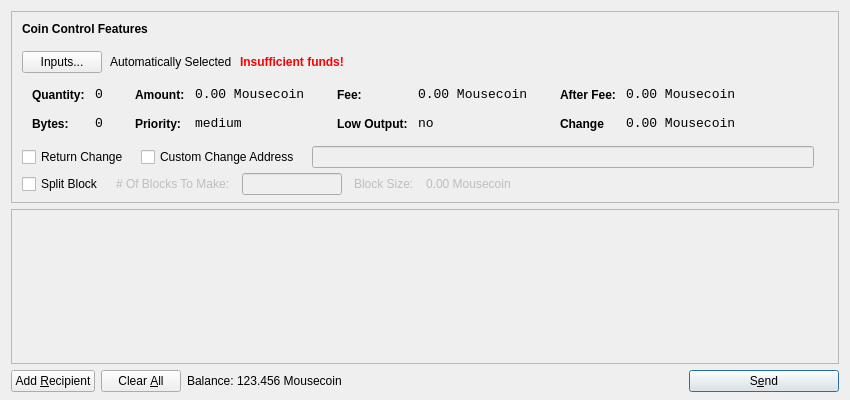
<?xml version="1.0" encoding="UTF-8"?>
<ui version="4.0">
 <class>SendCoinsDialog</class>
 <widget class="QDialog" name="SendCoinsDialog">
  <property name="geometry">
   <rect>
    <x>0</x>
    <y>0</y>
    <width>850</width>
    <height>400</height>
   </rect>
  </property>
  <property name="windowTitle">
   <string>Send Coins</string>
  </property>
  <layout class="QVBoxLayout" name="verticalLayout" stretch="0,1,0">
   <property name="bottomMargin">
    <number>8</number>
   </property>
   <item>
    <widget class="QFrame" name="frameCoinControl">
     <property name="sizePolicy">
      <sizepolicy hsizetype="Expanding" vsizetype="Expanding">
       <horstretch>0</horstretch>
       <verstretch>0</verstretch>
      </sizepolicy>
     </property>
     <property name="maximumSize">
      <size>
       <width>16777215</width>
       <height>16777215</height>
      </size>
     </property>
     <property name="frameShape">
      <enum>QFrame::StyledPanel</enum>
     </property>
     <property name="frameShadow">
      <enum>QFrame::Sunken</enum>
     </property>
     <layout class="QVBoxLayout" name="verticalLayoutCoinControl2">
      <property name="spacing">
       <number>6</number>
      </property>
      <property name="leftMargin">
       <number>0</number>
      </property>
      <property name="topMargin">
       <number>0</number>
      </property>
      <property name="rightMargin">
       <number>0</number>
      </property>
      <property name="bottomMargin">
       <number>6</number>
      </property>
      <item>
       <layout class="QVBoxLayout" name="verticalLayoutCoinControl" stretch="0,0,0,0,1">
        <property name="spacing">
         <number>0</number>
        </property>
        <property name="leftMargin">
         <number>10</number>
        </property>
        <property name="topMargin">
         <number>10</number>
        </property>
        <item>
         <layout class="QHBoxLayout" name="horizontalLayoutCoinControl1">
          <property name="bottomMargin">
           <number>15</number>
          </property>
          <item>
           <widget class="QLabel" name="labelCoinControlFeatures">
            <property name="sizePolicy">
             <sizepolicy hsizetype="Preferred" vsizetype="Maximum">
              <horstretch>0</horstretch>
              <verstretch>0</verstretch>
             </sizepolicy>
            </property>
            <property name="font">
             <font>
              <weight>75</weight>
              <bold>true</bold>
             </font>
            </property>
            <property name="styleSheet">
             <string notr="true">font-weight:bold;</string>
            </property>
            <property name="text">
             <string>Coin Control Features</string>
            </property>
           </widget>
          </item>
         </layout>
        </item>
        <item>
         <layout class="QHBoxLayout" name="horizontalLayoutCoinControl2" stretch="0,0,0,0">
          <property name="spacing">
           <number>8</number>
          </property>
          <property name="bottomMargin">
           <number>10</number>
          </property>
          <item>
           <widget class="QPushButton" name="pushButtonCoinControl">
            <property name="styleSheet">
             <string notr="true"/>
            </property>
            <property name="text">
             <string>Inputs...</string>
            </property>
           </widget>
          </item>
          <item>
           <widget class="QLabel" name="labelCoinControlAutomaticallySelected">
            <property name="text">
             <string>Automatically Selected</string>
            </property>
            <property name="margin">
             <number>5</number>
            </property>
           </widget>
          </item>
          <item>
           <widget class="QLabel" name="labelCoinControlInsuffFunds">
            <property name="font">
             <font>
              <weight>75</weight>
              <bold>true</bold>
             </font>
            </property>
            <property name="styleSheet">
             <string notr="true">color:red;font-weight:bold;</string>
            </property>
            <property name="text">
             <string>Insufficient funds!</string>
            </property>
            <property name="margin">
             <number>5</number>
            </property>
           </widget>
          </item>
          <item>
           <spacer name="horizontalSpacerCoinControl">
            <property name="orientation">
             <enum>Qt::Horizontal</enum>
            </property>
            <property name="sizeHint" stdset="0">
             <size>
              <width>40</width>
              <height>1</height>
             </size>
            </property>
           </spacer>
          </item>
         </layout>
        </item>
        <item>
         <widget class="QWidget" name="widgetCoinControl" native="true">
          <property name="sizePolicy">
           <sizepolicy hsizetype="Preferred" vsizetype="Preferred">
            <horstretch>0</horstretch>
            <verstretch>0</verstretch>
           </sizepolicy>
          </property>
          <property name="minimumSize">
           <size>
            <width>0</width>
            <height>0</height>
           </size>
          </property>
          <property name="styleSheet">
           <string notr="true"/>
          </property>
          <layout class="QHBoxLayout" name="horizontalLayoutCoinControl5">
           <property name="margin">
            <number>0</number>
           </property>
           <item>
            <layout class="QHBoxLayout" name="horizontalLayoutCoinControl3" stretch="0,0,0,1">
             <property name="spacing">
              <number>20</number>
             </property>
             <property name="topMargin">
              <number>0</number>
             </property>
             <property name="bottomMargin">
              <number>10</number>
             </property>
             <item>
              <layout class="QFormLayout" name="formLayoutCoinControl1">
               <property name="horizontalSpacing">
                <number>10</number>
               </property>
               <property name="verticalSpacing">
                <number>14</number>
               </property>
               <property name="leftMargin">
                <number>10</number>
               </property>
               <property name="topMargin">
                <number>4</number>
               </property>
               <property name="rightMargin">
                <number>6</number>
               </property>
               <item row="0" column="0">
                <widget class="QLabel" name="labelCoinControlQuantityText">
                 <property name="styleSheet">
                  <string notr="true">font-weight:bold;</string>
                 </property>
                 <property name="text">
                  <string>Quantity:</string>
                 </property>
                 <property name="margin">
                  <number>0</number>
                 </property>
                </widget>
               </item>
               <item row="0" column="1">
                <widget class="QLabel" name="labelCoinControlQuantity">
                 <property name="font">
                  <font>
                   <family>Monospace</family>
                   <pointsize>10</pointsize>
                  </font>
                 </property>
                 <property name="cursor">
                  <cursorShape>IBeamCursor</cursorShape>
                 </property>
                 <property name="contextMenuPolicy">
                  <enum>Qt::ActionsContextMenu</enum>
                 </property>
                 <property name="text">
                  <string>0</string>
                 </property>
                 <property name="margin">
                  <number>0</number>
                 </property>
                 <property name="textInteractionFlags">
                  <set>Qt::LinksAccessibleByMouse|Qt::TextSelectableByKeyboard|Qt::TextSelectableByMouse</set>
                 </property>
                </widget>
               </item>
               <item row="1" column="0">
                <widget class="QLabel" name="labelCoinControlBytesText">
                 <property name="styleSheet">
                  <string notr="true">font-weight:bold;</string>
                 </property>
                 <property name="text">
                  <string>Bytes:</string>
                 </property>
                </widget>
               </item>
               <item row="1" column="1">
                <widget class="QLabel" name="labelCoinControlBytes">
                 <property name="font">
                  <font>
                   <family>Monospace</family>
                   <pointsize>10</pointsize>
                  </font>
                 </property>
                 <property name="cursor">
                  <cursorShape>IBeamCursor</cursorShape>
                 </property>
                 <property name="contextMenuPolicy">
                  <enum>Qt::ActionsContextMenu</enum>
                 </property>
                 <property name="text">
                  <string>0</string>
                 </property>
                 <property name="textInteractionFlags">
                  <set>Qt::LinksAccessibleByMouse|Qt::TextSelectableByKeyboard|Qt::TextSelectableByMouse</set>
                 </property>
                </widget>
               </item>
              </layout>
             </item>
             <item>
              <layout class="QFormLayout" name="formLayoutCoinControl2">
               <property name="horizontalSpacing">
                <number>10</number>
               </property>
               <property name="verticalSpacing">
                <number>14</number>
               </property>
               <property name="leftMargin">
                <number>6</number>
               </property>
               <property name="topMargin">
                <number>4</number>
               </property>
               <property name="rightMargin">
                <number>6</number>
               </property>
               <item row="0" column="0">
                <widget class="QLabel" name="labelCoinControlAmountText">
                 <property name="styleSheet">
                  <string notr="true">font-weight:bold;</string>
                 </property>
                 <property name="text">
                  <string>Amount:</string>
                 </property>
                 <property name="margin">
                  <number>0</number>
                 </property>
                </widget>
               </item>
               <item row="0" column="1">
                <widget class="QLabel" name="labelCoinControlAmount">
                 <property name="font">
                  <font>
                   <family>Monospace</family>
                   <pointsize>10</pointsize>
                  </font>
                 </property>
                 <property name="cursor">
                  <cursorShape>IBeamCursor</cursorShape>
                 </property>
                 <property name="contextMenuPolicy">
                  <enum>Qt::ActionsContextMenu</enum>
                 </property>
                 <property name="text">
                  <string>0.00 Mousecoin</string>
                 </property>
                 <property name="textInteractionFlags">
                  <set>Qt::LinksAccessibleByMouse|Qt::TextSelectableByKeyboard|Qt::TextSelectableByMouse</set>
                 </property>
                </widget>
               </item>
               <item row="1" column="0">
                <widget class="QLabel" name="labelCoinControlPriorityText">
                 <property name="styleSheet">
                  <string notr="true">font-weight:bold;</string>
                 </property>
                 <property name="text">
                  <string>Priority:</string>
                 </property>
                </widget>
               </item>
               <item row="1" column="1">
                <widget class="QLabel" name="labelCoinControlPriority">
                 <property name="font">
                  <font>
                   <family>Monospace</family>
                   <pointsize>10</pointsize>
                  </font>
                 </property>
                 <property name="cursor">
                  <cursorShape>IBeamCursor</cursorShape>
                 </property>
                 <property name="contextMenuPolicy">
                  <enum>Qt::ActionsContextMenu</enum>
                 </property>
                 <property name="text">
                  <string>medium</string>
                 </property>
                 <property name="textInteractionFlags">
                  <set>Qt::LinksAccessibleByMouse|Qt::TextSelectableByKeyboard|Qt::TextSelectableByMouse</set>
                 </property>
                </widget>
               </item>
              </layout>
             </item>
             <item>
              <layout class="QFormLayout" name="formLayoutCoinControl3">
               <property name="horizontalSpacing">
                <number>10</number>
               </property>
               <property name="verticalSpacing">
                <number>14</number>
               </property>
               <property name="leftMargin">
                <number>6</number>
               </property>
               <property name="topMargin">
                <number>4</number>
               </property>
               <property name="rightMargin">
                <number>6</number>
               </property>
               <item row="0" column="0">
                <widget class="QLabel" name="labelCoinControlFeeText">
                 <property name="styleSheet">
                  <string notr="true">font-weight:bold;</string>
                 </property>
                 <property name="text">
                  <string>Fee:</string>
                 </property>
                 <property name="margin">
                  <number>0</number>
                 </property>
                </widget>
               </item>
               <item row="0" column="1">
                <widget class="QLabel" name="labelCoinControlFee">
                 <property name="font">
                  <font>
                   <family>Monospace</family>
                   <pointsize>10</pointsize>
                  </font>
                 </property>
                 <property name="cursor">
                  <cursorShape>IBeamCursor</cursorShape>
                 </property>
                 <property name="contextMenuPolicy">
                  <enum>Qt::ActionsContextMenu</enum>
                 </property>
                 <property name="text">
                  <string>0.00 Mousecoin</string>
                 </property>
                 <property name="textInteractionFlags">
                  <set>Qt::LinksAccessibleByMouse|Qt::TextSelectableByKeyboard|Qt::TextSelectableByMouse</set>
                 </property>
                </widget>
               </item>
               <item row="1" column="0">
                <widget class="QLabel" name="labelCoinControlLowOutputText">
                 <property name="styleSheet">
                  <string notr="true">font-weight:bold;</string>
                 </property>
                 <property name="text">
                  <string>Low Output:</string>
                 </property>
                </widget>
               </item>
               <item row="1" column="1">
                <widget class="QLabel" name="labelCoinControlLowOutput">
                 <property name="font">
                  <font>
                   <family>Monospace</family>
                   <pointsize>10</pointsize>
                  </font>
                 </property>
                 <property name="cursor">
                  <cursorShape>IBeamCursor</cursorShape>
                 </property>
                 <property name="contextMenuPolicy">
                  <enum>Qt::ActionsContextMenu</enum>
                 </property>
                 <property name="text">
                  <string>no</string>
                 </property>
                 <property name="textInteractionFlags">
                  <set>Qt::LinksAccessibleByMouse|Qt::TextSelectableByKeyboard|Qt::TextSelectableByMouse</set>
                 </property>
                </widget>
               </item>
              </layout>
             </item>
             <item>
              <layout class="QFormLayout" name="formLayoutCoinControl4">
               <property name="fieldGrowthPolicy"> 
                 <enum>QFormLayout::AllNonFixedFieldsGrow</enum> 
                </property>			  
               <property name="horizontalSpacing">
                <number>10</number>
               </property>
               <property name="verticalSpacing">
                <number>14</number>
               </property>
               <property name="leftMargin">
                <number>6</number>
               </property>
               <property name="topMargin">
                <number>4</number>
               </property>
               <property name="rightMargin">
                <number>6</number>
               </property>
               <item row="0" column="0">
                <widget class="QLabel" name="labelCoinControlAfterFeeText">
                 <property name="styleSheet">
                  <string notr="true">font-weight:bold;</string>
                 </property>
                 <property name="text">
                  <string>After Fee:</string>
                 </property>
                 <property name="margin">
                  <number>0</number>
                 </property>
                </widget>
               </item>
               <item row="0" column="1">
                <widget class="QLabel" name="labelCoinControlAfterFee">
                 <property name="font">
                  <font>
                   <family>Monospace</family>
                   <pointsize>10</pointsize>
                  </font>
                 </property>
                 <property name="cursor">
                  <cursorShape>IBeamCursor</cursorShape>
                 </property>
                 <property name="contextMenuPolicy">
                  <enum>Qt::ActionsContextMenu</enum>
                 </property>
                 <property name="text">
                  <string>0.00 Mousecoin</string>
                 </property>
                 <property name="textInteractionFlags">
                  <set>Qt::LinksAccessibleByMouse|Qt::TextSelectableByKeyboard|Qt::TextSelectableByMouse</set>
                 </property>
                </widget>
               </item>
               <item row="1" column="0">
                <widget class="QLabel" name="labelCoinControlChangeText">
                 <property name="styleSheet">
                  <string notr="true">font-weight:bold;</string>
                 </property>
                 <property name="text">
                  <string>Change</string>
                 </property>
                </widget>
               </item>
               <item row="1" column="1">
                <widget class="QLabel" name="labelCoinControlChange">
                 <property name="font">
                  <font>
                   <family>Monospace</family>
                   <pointsize>10</pointsize>
                  </font>
                 </property>
                 <property name="cursor">
                  <cursorShape>IBeamCursor</cursorShape>
                 </property>
                 <property name="contextMenuPolicy">
                  <enum>Qt::ActionsContextMenu</enum>
                 </property>
                 <property name="text">
                  <string>0.00 Mousecoin</string>
                 </property>
                 <property name="textInteractionFlags">
                  <set>Qt::LinksAccessibleByMouse|Qt::TextSelectableByKeyboard|Qt::TextSelectableByMouse</set>
                 </property>
                </widget>
               </item>
              </layout>
             </item>
            </layout>
           </item>
          </layout>
         </widget>
        </item>
        <item>
        <layout class="QHBoxLayout" name="horizontalLayoutCoinControl4" stretch="0,0,0,0">
          <property name="spacing">
           <number>12</number>
          </property>
          <property name="sizeConstraint">
           <enum>QLayout::SetDefaultConstraint</enum>
          </property>
          <property name="topMargin">
           <number>5</number>
          </property>
          <property name="rightMargin">
           <number>5</number>
          </property>
          <item>
		  <widget class="QCheckBox" name="returnChangeCheckBox">
 		  <property name="text">
 		  <string>Return Change</string>
 		  </property>
		  </widget>
 		  </item>
 		  <item>		  
           <widget class="QCheckBox" name="checkBoxCoinControlChange">
            <property name="text">
             <string>Custom Change Address</string>
            </property>
           </widget>
          </item>
          <item>
           <widget class="QLineEdit" name="lineEditCoinControlChange">
            <property name="enabled">
             <bool>false</bool>
            </property>
            <property name="sizePolicy">
             <sizepolicy hsizetype="Expanding" vsizetype="Fixed">
              <horstretch>0</horstretch>
              <verstretch>0</verstretch>
             </sizepolicy>
            </property>
           </widget>
          </item>
          <item>
           <widget class="QLabel" name="labelCoinControlChangeLabel">
            <property name="sizePolicy">
             <sizepolicy hsizetype="Preferred" vsizetype="Expanding">
              <horstretch>0</horstretch>
              <verstretch>0</verstretch>
             </sizepolicy>
            </property>
            <property name="minimumSize">
             <size>
              <width>0</width>
              <height>0</height>
             </size>
            </property>
            <property name="text">
             <string/>
            </property>
            <property name="margin">
             <number>3</number>
            </property>
           </widget>
          </item>
         </layout>
        </item>
        <item>
         <layout class="QHBoxLayout" name="horizontalLayoutCoinControl4a" stretch="0,0,0,0">
           <property name="alignment" >
          <set>Qt::AlignLeft</set>
           </property>
           <property name="spacing">
            <number>12</number>
           </property>
           <property name="sizeConstraint">
            <enum>QLayout::SetDefaultConstraint</enum>
           </property>
           <property name="topMargin">
            <number>5</number>
           </property>
           <property name="rightMargin">
            <number>5</number>
           </property>
            <item> 
            <widget class="QCheckBox" name="splitBlockCheckBox"> 
             <property name="text"> 
              <string>Split Block</string> 
             </property> 
            </widget> 
           </item> 
           <item> 
            <widget class="QLabel" name="labelBlocksToMakeText"> 
             <property name="enabled"> 
              <bool>false</bool> 
             </property> 
             <property name="text"> 
              <string># Of Blocks To Make:</string> 
             </property> 
            </widget> 
           </item>
           <item> 
            <widget class="QLineEdit" name="splitBlockLineEdit"> 
             <property name="enabled"> 
              <bool>false</bool> 
             </property> 
             <property name="sizePolicy"> 
              <sizepolicy hsizetype="Fixed" vsizetype="Fixed"> 
               <horstretch>0</horstretch> 
               <verstretch>0</verstretch> 
              </sizepolicy> 
             </property> 
             <property name="maximumSize"> 
              <size> 
               <width>100</width> 
               <height>16777215</height> 
              </size> 
             </property> 
            </widget> 
           </item> 
           <item> 
            <widget class="QLabel" name="labelBlockSizeText"> 
             <property name="enabled"> 
              <bool>false</bool> 
             </property> 
             <property name="text"> 
              <string>Block Size:</string> 
             </property> 
            </widget> 
           </item> 
           <item> 
            <widget class="QLabel" name="labelBlockSize"> 
             <property name="enabled"> 
              <bool>false</bool> 
             </property> 
             <property name="text"> 
              <string>0.00 Mousecoin</string> 
             </property>
            </widget> 
            </item>
          </layout>
         </item>
         <item>		
         <spacer name="verticalSpacerCoinControl">
          <property name="orientation">
           <enum>Qt::Vertical</enum>
          </property>
          <property name="sizeHint" stdset="0">
           <size>
            <width>800</width>
            <height>1</height>
           </size>
          </property>
         </spacer>
        </item>
       </layout>
      </item>
     </layout>
    </widget>
   </item>
   <item>
    <widget class="QScrollArea" name="scrollArea">
     <property name="widgetResizable">
      <bool>true</bool>
     </property>
     <widget class="QWidget" name="scrollAreaWidgetContents">
      <property name="geometry">
       <rect>
        <x>0</x>
        <y>0</y>
        <width>830</width>
        <height>172</height>
       </rect>
      </property>
      <layout class="QVBoxLayout" name="verticalLayout_2">
       <property name="margin">
        <number>0</number>
       </property>
       <item>
        <layout class="QVBoxLayout" name="entries">
         <property name="spacing">
          <number>6</number>
         </property>
        </layout>
       </item>
       <item>
        <spacer name="verticalSpacer">
         <property name="orientation">
          <enum>Qt::Vertical</enum>
         </property>
         <property name="sizeHint" stdset="0">
          <size>
           <width>20</width>
           <height>40</height>
          </size>
         </property>
        </spacer>
       </item>
      </layout>
     </widget>
    </widget>
   </item>
   <item>
    <layout class="QHBoxLayout" name="horizontalLayout">
     <item>
      <widget class="QPushButton" name="addButton">
       <property name="toolTip">
        <string>Send to multiple recipients at once</string>
       </property>
       <property name="text">
        <string>Add &amp;Recipient</string>
       </property>
       <property name="icon">
        <iconset resource="../bitcoin.qrc">
         <normaloff>:/icons/add</normaloff>:/icons/add</iconset>
       </property>
       <property name="autoDefault">
        <bool>false</bool>
       </property>
      </widget>
     </item>
     <item>
      <widget class="QPushButton" name="clearButton">
       <property name="sizePolicy">
        <sizepolicy hsizetype="Minimum" vsizetype="Fixed">
         <horstretch>0</horstretch>
         <verstretch>0</verstretch>
        </sizepolicy>
       </property>
       <property name="toolTip">
        <string>Remove all transaction fields</string>
       </property>
       <property name="text">
        <string>Clear &amp;All</string>
       </property>
       <property name="icon">
        <iconset resource="../bitcoin.qrc">
         <normaloff>:/icons/remove</normaloff>:/icons/remove</iconset>
       </property>
       <property name="autoRepeatDelay">
        <number>300</number>
       </property>
       <property name="autoDefault">
        <bool>false</bool>
       </property>
      </widget>
     </item>
     <item>
      <layout class="QHBoxLayout" name="horizontalLayout_2">
       <property name="spacing">
        <number>3</number>
       </property>
       <item>
        <widget class="QLabel" name="label">
         <property name="sizePolicy">
          <sizepolicy hsizetype="Preferred" vsizetype="Fixed">
           <horstretch>0</horstretch>
           <verstretch>0</verstretch>
          </sizepolicy>
         </property>
         <property name="text">
          <string>Balance:</string>
         </property>
        </widget>
       </item>
       <item>
        <widget class="QLabel" name="labelBalance">
         <property name="sizePolicy">
          <sizepolicy hsizetype="Preferred" vsizetype="Fixed">
           <horstretch>0</horstretch>
           <verstretch>0</verstretch>
          </sizepolicy>
         </property>
         <property name="cursor">
          <cursorShape>IBeamCursor</cursorShape>
         </property>
         <property name="text">
          <string>123.456 Mousecoin</string>
         </property>
         <property name="textInteractionFlags">
          <set>Qt::LinksAccessibleByMouse|Qt::TextSelectableByKeyboard|Qt::TextSelectableByMouse</set>
         </property>
        </widget>
       </item>
      </layout>
     </item>
     <item>
      <spacer name="horizontalSpacer">
       <property name="orientation">
        <enum>Qt::Horizontal</enum>
       </property>
       <property name="sizeHint" stdset="0">
        <size>
         <width>40</width>
         <height>20</height>
        </size>
       </property>
      </spacer>
     </item>
     <item>
      <widget class="QPushButton" name="sendButton">
       <property name="minimumSize">
        <size>
         <width>150</width>
         <height>0</height>
        </size>
       </property>
       <property name="toolTip">
        <string>Confirm the send action</string>
       </property>
       <property name="text">
        <string>S&amp;end</string>
       </property>
       <property name="icon">
        <iconset resource="../bitcoin.qrc">
         <normaloff>:/icons/send</normaloff>:/icons/send</iconset>
       </property>
       <property name="default">
        <bool>true</bool>
       </property>
      </widget>
     </item>
    </layout>
   </item>
  </layout>
 </widget>
 <resources>
  <include location="../bitcoin.qrc"/>
 </resources>
 <connections/>
</ui>
